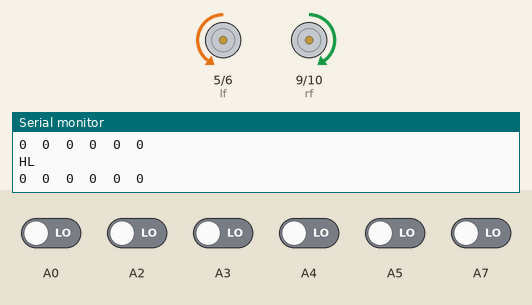
The sketch below on a simulated Arduino Mega 2560, built with avr-gcc and run on an emulated ATmega2560. Shown: motor-driver pin pairs drawn as motors (green arrow = first pin HIGH = forward, orange = second pin HIGH = backward, longer = more drive), the last lines printed to the serial monitor. The inputs (shaded band) are chosen by the test bench; at power-on: A0, A2–5, A7 LOW.

Above: at 3.3 s.
3.4 s: A7 driven HIGH
At 4.6 s:
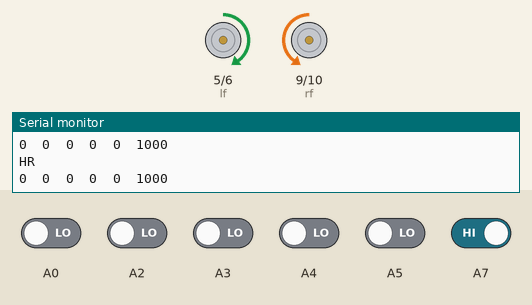
5.0 s: A0 driven HIGH
8.0 s: A3 driven HIGH
11.0 s: A2 driven HIGH
At 12.2 s:
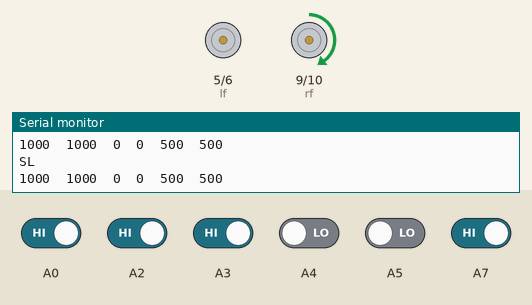
12.5 s: A5 driven HIGH
At 13.7 s:
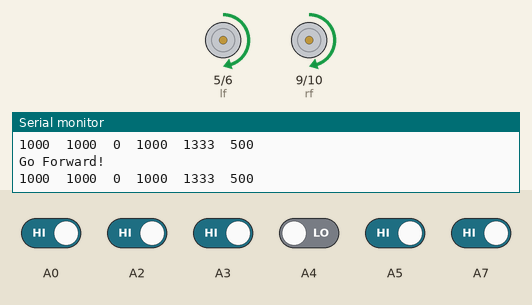
14.0 s: A5 driven LOW
At 15.4 s:
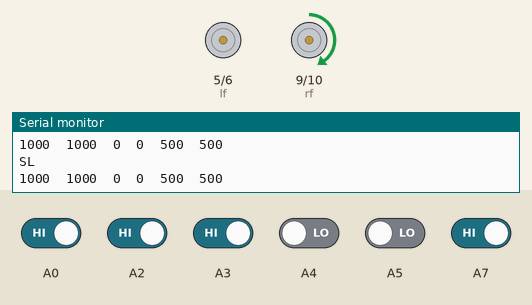
Timing chart, 0 to 16.5 s (numbered marks = the images above; inputs shaded):
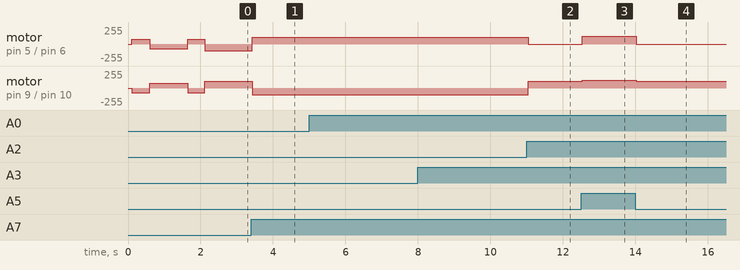

The sketch:

QTRRC_manual_control2.ino
```cpp
#include <QTRSensors.h>

// This example is designed for use with eight QTR-1RC sensors or the eight sensors of a
// QTR-8RC module.  These reflectance sensors should be connected to digital inputs 3 to 10.
// The QTR-8RC's emitter control pin (LEDON) can optionally be connected to digital pin 2,
// or you can leave it disconnected and change the EMITTER_PIN #define below from 2 to
// QTR_NO_EMITTER_PIN.

// The setup phase of this example calibrates the sensor for ten seconds and turns on
// the LED built in to the Arduino on pin 13 while calibration is going on.
// During this phase, you should expose each reflectance sensor to the lightest and
// darkest readings they will encounter.
// For example, if you are making a line follower, you should slide the sensors across the
// line during the calibration phase so that each sensor can get a reading of how dark the
// line is and how light the ground is.  Improper calibration will result in poor readings.
// If you want to skip the calibration phase, you can get the raw sensor readings
// (pulse times from 0 to 2500 us) by calling qtrrc.read(sensorValues) instead of
// qtrrc.readLine(sensorValues).

// The main loop of the example reads the calibrated sensor values and uses them to
// estimate the position of a line.  You can test this by taping a piece of 3/4" black
// electrical tape to a piece of white paper and sliding the sensor across it.  It
// prints the sensor values to the serial monitor as numbers from 0 (maximum reflectance)
// to 1000 (minimum reflectance) followed by the estimated location of the line as a number
// from 0 to 5000.  1000 means the line is directly under sensor 1, 2000 means directly
// under sensor 2, etc.  0 means the line is directly under sensor 0 or was last seen by
// sensor 0 before being lost.  5000 means the line is directly under sensor 5 or was
// last seen by sensor 5 before being lost.


#define NUM_SENSORS   4    // number of sensors used
#define NUM_SENSORS2  2
#define TIMEOUT       2500  // waits for 2500 microseconds for sensor outputs to go low
#define EMITTER_PIN   A8     // emitter is controlled by digital pin 2

// sensors 0 through 7 are connected to digital pins 3 through 10, respectively
QTRSensorsRC qtrrc((unsigned char[]) {A2, A3, A4, A5},
  NUM_SENSORS, TIMEOUT, EMITTER_PIN);
QTRSensorsRC qtrrc2((unsigned char[]) {  A0, A7},
  NUM_SENSORS2, TIMEOUT, EMITTER_PIN);

unsigned int sensorValues[NUM_SENSORS];
unsigned int sensorValues2[NUM_SENSORS2];
int lf = 5;
int lb = 6;
int rf = 9;
int rb = 10;
int led = 13;
int bspeed =100;
int SPEED=70;
int MSPEED=120;
int lspeed,rspeed;
void setup()
{
  delay(100);


  digitalWrite(13, HIGH);    // turn on Arduino's LED to indicate we are in calibration mode
  digitalWrite(A9, HIGH);
  digitalWrite(A10, LOW);
  for (int i = 0; i < 40; i++)  // make the calibration take about 10 seconds
  {
    if ( i  < 10 || i > 30 ) // turn to the left and right to expose the sensors to the brightest and darkest readings that may be encountered
     mway('R');
   else
     mway('L');
    qtrrc.calibrate();
    qtrrc2.calibrate();// reads all sensors 10 times at 2500 us per read (i.e. ~25 ms per call)
  }
  digitalWrite(13, LOW);     // turn off Arduino's LED to indicate we are through with calibration

  // print the calibration minimum values measured when emitters were on
  Serial.begin(9600);
  for (int i = 0; i < NUM_SENSORS; i++)
  {
    Serial.print(qtrrc.calibratedMinimumOn[i]);
    Serial.print(' ');
  }
  Serial.println();

  // print the calibration maximum values measured when emitters were on
  for (int i = 0; i < NUM_SENSORS; i++)
  {
    Serial.print(qtrrc.calibratedMaximumOn[i]);
    Serial.print(' ');
  }
  Serial.println();
  Serial.println();
  delay(1);
}


void loop()
{
  // read calibrated sensor values and obtain a measure of the line position from 0 to 5000
  // To get raw sensor values, call:
  //  qtrrc.read(sensorValues); instead of unsigned int position = qtrrc.readLine(sensorValues);
  unsigned int position = qtrrc.readLine(sensorValues);
  unsigned int position2 = qtrrc2.readLine(sensorValues2);

  // print the sensor values as numbers from 0 to 1000, where 0 means maximum reflectance and
  // 1000 means minimum reflectance, followed by the line position
  for (unsigned char i = 0; i < NUM_SENSORS; i++)
  {
    Serial.print(sensorValues[i]);
    Serial.print('\t');
  }
  //Serial.println(); // uncomment this line if you are using raw values
  Serial.print(position);
  Serial.print('\t');
  Serial.println(position2); // comment this line out if you are using raw values
  SPEED= bspeed;
  if ((position<1000)&&(position!=0))
  mway('l');
  else  if ((position>2000)&&(position!=3000))
  mway('r');
  else  if ((position>1000)&&(position<2000))
  {
   SPEED= MSPEED;
     mway('f');
  }
  else if ((position2==0)&&((position==0)||(position==3000)))//&&(position2<1500))
  {
    //SPEED= MSPEED;
   mway('L');
  }

  else if ((position2==1000)&&((position==0)||(position==3000)))
  {
    //SPEED= MSPEED;
   mway('R');
  }
  //delay(250);
}
```

triangle_motor_analog.ino
```cpp
int state=0;
int flag=0;
int stateStop=0;


void mway(int state)
{
lspeed=  SPEED;
rspeed=  SPEED;
if (state == 'f') {
        analogWrite(lf, lspeed);
        analogWrite(lb, 0);
        analogWrite(rf, rspeed);
        analogWrite(rb, 0);
          Serial.println("Go Forward!");
    }
    else if (state == 'l') {
        analogWrite(lf, 0);
        analogWrite(lb, 0);
        analogWrite(rf, rspeed);
        analogWrite(rb, 0);
          Serial.println("SL");
    }
    else if (state == 'L') {
        analogWrite(lf, 0);
        analogWrite(lb, lspeed);
        analogWrite(rf, rspeed);
        analogWrite(rb, 0);
          Serial.println("HL");
    }
        else if (state == 'm') {
        analogWrite(lf, 0);
        analogWrite(lb, lspeed);
        analogWrite(rf, 0);
        analogWrite(rb, 0);
          Serial.println("BL");
     }
    else if (state == 'b') {
        analogWrite(lf, 0);
        analogWrite(lb, lspeed);
        analogWrite(rf, 0);
        analogWrite(rb, rspeed);
          Serial.println("BACK");
    }
    else if (state == 'r') {
        analogWrite(lf, lspeed);
        analogWrite(lb, 0);
        analogWrite(rf, 0);
        analogWrite(rb, 0);
          Serial.println("SR");
    }
    else if (state == 'R') {
        analogWrite(lf, lspeed);
        analogWrite(lb, 0);
        analogWrite(rf, 0);
        analogWrite(rb, rspeed);
          Serial.println("HR");
    }
    else if (state == 'q') {
        analogWrite(lf, 0);
        analogWrite(lb, 0);
        analogWrite(rf, 0);
        analogWrite(rb, rspeed);
          Serial.println("BR");
    }

    else if (state == 's') {
        analogWrite(lf, 0);
        analogWrite(lb, 0);
        analogWrite(rf, 0);
        analogWrite(rb, 0);
        analogWrite(led, 0);
        if(flag == 0){
          Serial.println("STOP!");
          flag=1;
        }
        stateStop=0;
    }
}
```

Measured:
- after the input at 3.4 s, motor on pin 5 (lf) / pin 6 (lb): backward 100/255 → forward 100/255 at once; motor on pin 9 (rf) / pin 10 (rb): forward 100/255 → backward 100/255 at once
- after the input at 11.0 s, motor on pin 5 (lf) / pin 6 (lb): forward 100/255 → stopped at once; motor on pin 9 (rf) / pin 10 (rb): backward 100/255 → forward 100/255 at once
- after the input at 12.5 s, motor on pin 5 (lf) / pin 6 (lb): stopped → forward 120/255 at once; motor on pin 9 (rf) / pin 10 (rb): forward 100/255 → forward 120/255 at once
- after the input at 14.0 s, motor on pin 5 (lf) / pin 6 (lb): forward 120/255 → stopped at once; motor on pin 9 (rf) / pin 10 (rb): forward 120/255 → forward 100/255 at once
